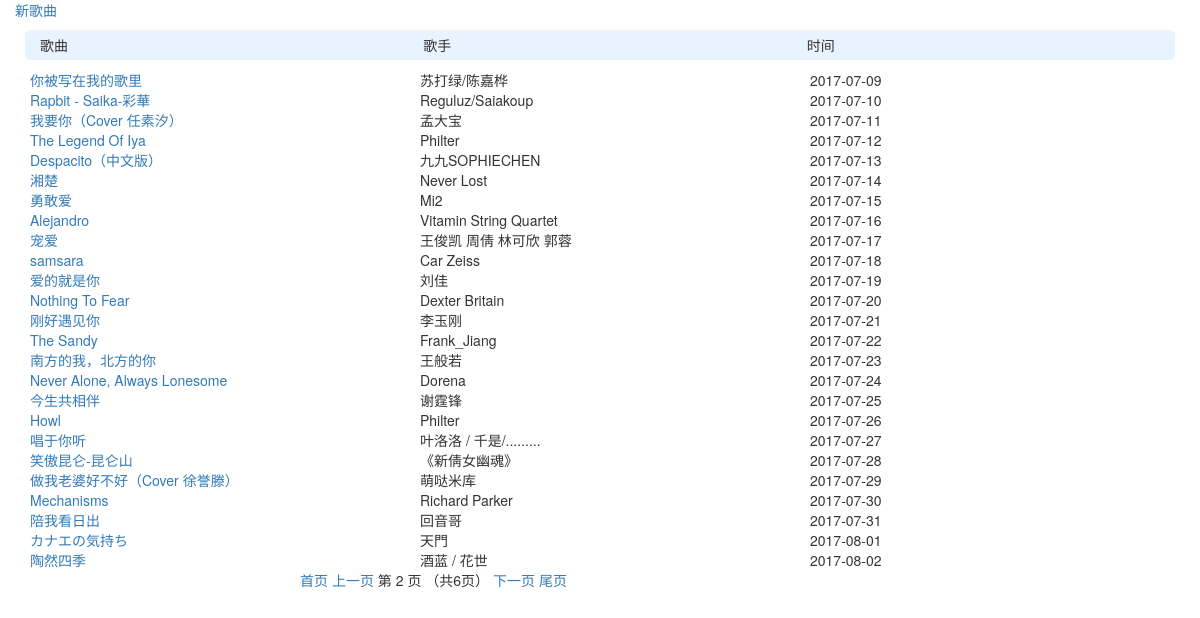
Screenshot of /list/index/?page=2 with the database file from the repository.
### list/models.py (models this page shows)
class Article(models.Model):
    song_name = models.CharField('歌名', max_length=32, null=False)
    singer = models.CharField('歌手', max_length=32, null=True)
    createTime = models.DateTimeField('添加时间', auto_now=True)

### list/views.py (the view)
def index(request):
    articles_list = models.Article.objects.all()
    paginator = Paginator(articles_list, 25)# Show 25 contacts per page
    pages = paginator.count
    page = request.GET.get('page')
    try:
        articles = paginator.page(page)
    except PageNotAnInteger:
        articles = paginator.page(1)
    except EmptyPage:
        articles = paginator.page(paginator.num_pages)
    return render(request, 'list/index.html', {'articles': articles})

### list/templates/list/index.html (shortened to what this page needs)
<!DOCTYPE html>
<html lang="en">
<head>
    <link rel="stylesheet" href="https://maxcdn.bootstrapcdn.com/bootstrap/3.3.4/css/bootstrap.min.css">
    <link rel="stylesheet" href="https://maxcdn.bootstrapcdn.com/bootstrap/3.3.4/css/bootstrap-theme.min.css">
</head>
<body>
    <div  class="col-md-12" style="height: 550px;">
        <a href="{% url 'list:edit_page' 0 %}">新歌曲</a>  <br/>
        <div class="title">
            <span class="col-md-4 inline">歌曲</span>
            <span class="col-md-4 inline">歌手</span>
            <span class="col-md-4 inline">时间</span>
        </div>
    {% for article in articles %}
        <div>
            <a class="col-md-4 inline" href="{% url 'list:article_page' article.id %}">{{article.song_name }}</a>
            <span class="col-md-4 inline">{{article.singer }}</span>
            <span class="col-md-4 inline">{{article.createTime|date:"Y-m-d" }}</span>
        </div>
    {% endfor %}
    </div>
    <div class="pagination" style="position:relative; left:300px;">
            <span class="step-links">
                {% if articles.has_previous %}
                    <a href="?page=1">首页</a>
                    <a href="?page={{ articles.previous_page_number }}">上一页</a>
                {% endif %}
                <span class="current">
                    第 {{ articles.number }} 页 （共{{ articles.paginator.num_pages }}页）
                </span>
                {% if articles.has_next %}
                    <a href="?page={{ articles.next_page_number }}">下一页</a>
                    <a href="?page={{ articles.paginator.num_pages }}">尾页</a>
                {% endif %}
            </span>
        </div>
</body>
</html>

### list/templates/list/index.html (style rules this page uses)
body { font-family: "Helvetica Neue", Helvetica, Arial, sans-serif, '微软雅黑'; }
a { text-decoration: none; }
.inline { display: inline-block; }
.title { background-color: #e9f3ff; height: 30px; line-height: 30px; border-radius: 5px; margin: 10px; }

### rows the page displays
Article: song_name "你被写在我的歌里", singer "苏打绿/陈嘉桦", createTime "2017-07-09"
Article: song_name "Rapbit - Saika-彩華", singer "Reguluz/Saiakoup", createTime "2017-07-10"
Article: song_name "我要你（Cover 任素汐）", singer "孟大宝", createTime "2017-07-11"
Article: song_name "The Legend Of Iya", singer "Philter", createTime "2017-07-12"
Article: song_name "Despacito（中文版）", singer "九九SOPHIECHEN", createTime "2017-07-13"
Article: song_name "湘楚", singer "Never Lost", createTime "2017-07-14"
Article: song_name "勇敢爱", singer "Mi2", createTime "2017-07-15"
Article: song_name "Alejandro", singer "Vitamin String Quartet", createTime "2017-07-16"
Article: song_name "宠爱", singer "王俊凯 周倩 林可欣 郭蓉", createTime "2017-07-17"
Article: song_name "samsara", singer "Car Zeiss", createTime "2017-07-18"
Article: song_name "爱的就是你", singer "刘佳", createTime "2017-07-19"
Article: song_name "Nothing To Fear", singer "Dexter Britain", createTime "2017-07-20"
Article: song_name "刚好遇见你", singer "李玉刚", createTime "2017-07-21"
Article: song_name "The Sandy", singer "Frank_Jiang", createTime "2017-07-22"
Article: song_name "南方的我，北方的你", singer "王般若", createTime "2017-07-23"
Article: song_name "Never Alone, Always Lonesome", singer "Dorena", createTime "2017-07-24"
Article: song_name "今生共相伴", singer "谢霆锋", createTime "2017-07-25"
Article: song_name "Howl", singer "Philter", createTime "2017-07-26"
Article: song_name "唱于你听", singer "叶洛洛 / 千是/.........", createTime "2017-07-27"
Article: song_name "笑傲昆仑-昆仑山", singer "《新倩女幽魂》", createTime "2017-07-28"
Article: song_name "做我老婆好不好（Cover 徐誉滕）", singer "萌哒米库", createTime "2017-07-29"
Article: song_name "Mechanisms", singer "Richard Parker", createTime "2017-07-30"
Article: song_name "陪我看日出", singer "回音哥", createTime "2017-07-31"
Article: song_name "カナエの気持ち", singer "天門", createTime "2017-08-01"
Article: song_name "陶然四季", singer "酒蓝 / 花世", createTime "2017-08-02"

### other values shown
{{ articles.number }} "2"
{{ articles.paginator.num_pages }} "6"
